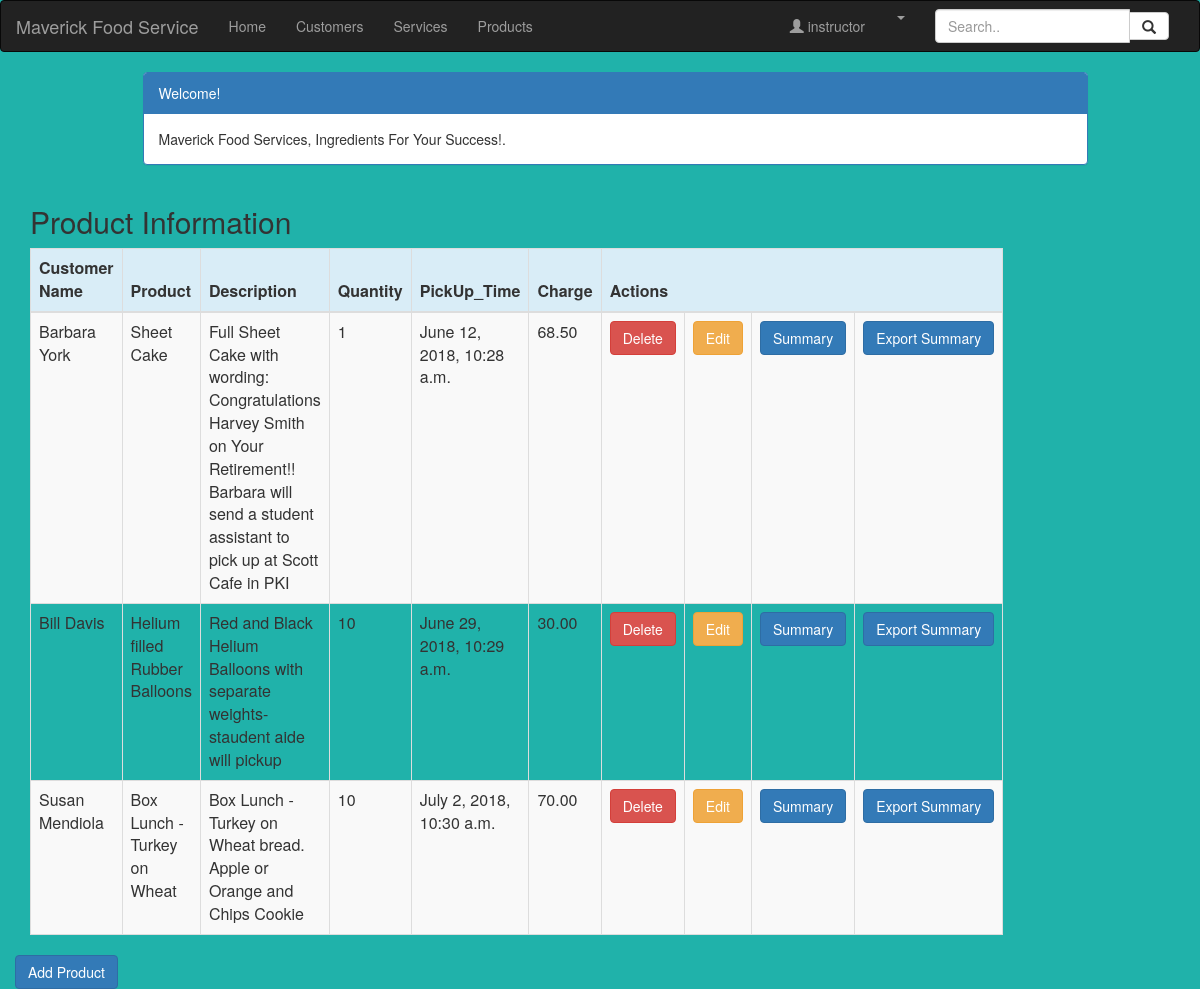
The page /product_list (signed in) on the database its author committed.
### crm/models.py (models this page shows, shortened)
class Product(models.Model):
    cust_name = models.ForeignKey(Customer, on_delete=models.CASCADE, related_name='products')
    product_name = models.CharField(max_length=100)
    description = models.TextField()
    quantity = models.IntegerField()
    pickup_time = models.DateTimeField(
        default=timezone.now)
    charge = models.DecimalField(max_digits=10, decimal_places=2)
    created_date = models.DateTimeField(
        default=timezone.now)
    updated_date = models.DateTimeField(auto_now_add=True)

class Customer(models.Model):
    cust_name = models.CharField(max_length=50)
    organization = models.CharField(max_length=100, blank=True)
    role = models.CharField(max_length=100)
    email = models.EmailField(max_length=100)
    bldgroom = models.CharField(max_length=100)
    address = models.CharField(max_length=200)
    account_number = models.IntegerField(blank=False, null=False)
    city = models.CharField(max_length=50)
    state = models.CharField(max_length=50)
    zipcode = models.CharField(max_length=10)
    phone_number = models.CharField(max_length=50)
    created_date = models.DateTimeField(
        default=timezone.now)
    updated_date = models.DateTimeField(auto_now_add=True)
    def __str__(self):
        return str(self.cust_name)

### crm/views.py (the view)
# urls.py: path('product_list', views.product_list, name='product_list'),
@login_required
def product_list(request):
    products = Product.objects.filter(created_date__lte=timezone.now())
    return render(request, 'crm/product_list.html', {'products': products})

### crm/templates/crm/product_list.html (shortened to what this page needs)
{% extends 'crm/base.html' %}
{% block content %}
<html>
<head>
    <link rel="stylesheet" href="https://maxcdn.bootstrapcdn.com/bootstrap/3.3.4/css/bootstrap.min.css">
</head>
<body>
<div class="container">
    <div class="row">
        <div class="col-md-10 col-md-offset-1">
            <div class="panel panel-primary">
                <div class="panel-heading">Welcome!</div>
                <div class="panel-body">
                    Maverick Food Services, Ingredients For Your Success!.
                </div>
            </div>
        </div>
    </div>
</div>
<div class="row">
    <h2 style="padding-left: 15Px">Product Information</h2>
</div>
<div>
    <table class="table table-striped table-bordered table-hover">
        <thead>
        <tr class="bg-info">
            <th>Customer Name</th>
            <th>Product</th>
            <th>Description</th>
            <th>Quantity</th>
            <th>PickUp_Time</th>
            <th>Charge</th>
            <th colspan="4">Actions</th>
        </tr>
        </thead>
        <tbody>
        {% for product in products %}
        <tr>
            <td>{{ product.cust_name }}</td>
            <td>{{ product.product_name }}</td>
            <td>{{ product.description }}</td>
            <td>{{ product.quantity }}</td>
            <td>{{ product.pickup_time }}</td>
            <td>{{ product.charge }}</td>
            <td><a href="{% url 'crm:product_delete' pk=product.pk %}"
                   class="btn btn-danger">Delete</a></td>
            <td><a href="{% url 'crm:product_edit' pk=product.pk %}"
                   class="btn btn-warning">Edit</a></td>
            <td><a href="{% url 'crm:product_summary' pk=product.pk %}"
                   class="btn btn-primary">Summary</a></td>
            <td><a href="{% url 'crm:product_export_pdf' pk=product.pk %}"
                   class="btn btn-primary">Export Summary</a></td>
        </tr>
        {% endfor %}
        </tbody>
    </table>
   <div class="row">
        <a href="{% url 'crm:product_new' %}" class="row"><span
                class="btn btn-primary"> Add Product</span></a>
    </div>
</div>
</body>
</html>
{% endblock %}

### crm/templates/crm/base.html (shortened to what this page needs)
{% load staticfiles %}
<html lang="en">
<head>
    <link rel="stylesheet" href="https://maxcdn.bootstrapcdn.com/bootstrap/3.3.7/css/bootstrap.min.css">
</head>
<body id="app-layout">
<nav class="navbar navbar-inverse">
    <div class="container-fluid">
        <div class="navbar-header">
            <a class="navbar-brand" href="/">
                Maverick Food Service
            </a>
        </div>
        <div class="collapse navbar-collapse" id="myNavbar">
            <ul class="nav navbar-nav">
                <li><a href="{% url 'crm:home' %}">Home</a></li>
                <li><a href="{% url 'crm:customer_list' %}">Customers</a></li>
                <li><a href="{% url 'crm:service_list' %}">Services</a></li>
                <li><a href="{% url 'crm:product_list' %}">Products</a></li>
            </ul>
            <form class="navbar-form navbar-right" role="search">
                <div class="form-group input-group">
                    <input type="text" class="form-control" placeholder="Search..">
                    <span class="input-group-btn">
            <button class="btn btn-default" type="button">
              <span class="glyphicon glyphicon-search"></span>
            </button>
          </span>
                </div>
            </form>
            <ul class="nav navbar-nav navbar-right">
                <li><a href="#"><span class="glyphicon glyphicon-user"></span> {{ user.username }}</a></li>
                {% if user.is_authenticated %}
                <li class="dropdown">
                    <a href="#" class="dropdown-toggle" data-toggle="dropdown" role="button" aria-expanded="false">
                        <span class="caret"></span>
                    </a>
                </li>
                {% else %}
                <li><a href="{% url 'login' %}"><span class="glyphicon glyphicon-log-in"></span> Login</a></li>
                {% endif %}
            </ul>
        </div>
    </div>
</nav>
<div class="content container">
    <div class="row">
        <div class="col-md-8">
            {% block content %}{% endblock %}
        </div>
    </div>
</body>
</html>

### crm/templates/crm/base.html (style rules this page uses)
.navbar { margin-bottom: 0; border-radius: 0; }

### crm/templates/crm/product_list.html (style rules this page uses)
body { background-color: lightseagreen; }

### rows shown on the page
Product: cust_name "Barbara York", product_name "Sheet Cake", description "Full Sheet Cake with wording: Congratulations Harvey Smith on Your Retirement!! Barbara will send a student assistant to pick up at Scott Cafe in PKI", quantity "1", pickup_time "June 12, 2018, 10:28 a.m.", charge "68.50"
Product: cust_name "Bill Davis", product_name "Helium filled Rubber Balloons", description "Red and Black Helium Balloons with separate weights- staudent aide will pickup", quantity "10", pickup_time "June 29, 2018, 10:29 a.m.", charge "30.00"
Product: cust_name "Susan Mendiola", product_name "Box Lunch - Turkey on Wheat", description "Box Lunch - Turkey on Wheat bread. Apple or Orange and Chips Cookie", quantity "10", pickup_time "July 2, 2018, 10:30 a.m.", charge "70.00"

### other values the page prints
{{ user.username }} "instructor"
